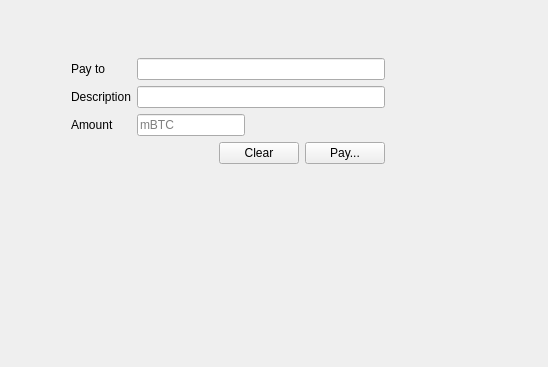
<?xml version="1.0" encoding="UTF-8"?>
<ui version="4.0">
 <class>SendTab</class>
 <widget class="QWidget" name="SendTab">
  <property name="geometry">
   <rect>
    <x>0</x>
    <y>0</y>
    <width>548</width>
    <height>367</height>
   </rect>
  </property>
  <property name="windowTitle">
   <string>Form</string>
  </property>
  <widget class="QWidget" name="layoutWidget">
   <property name="geometry">
    <rect>
     <x>63</x>
     <y>50</y>
     <width>330</width>
     <height>152</height>
    </rect>
   </property>
   <layout class="QVBoxLayout" name="mainLayout">
    <property name="leftMargin">
     <number>8</number>
    </property>
    <property name="topMargin">
     <number>8</number>
    </property>
    <property name="rightMargin">
     <number>8</number>
    </property>
    <property name="bottomMargin">
     <number>8</number>
    </property>
    <item>
     <layout class="QFormLayout" name="formLayout">
      <item row="0" column="0">
       <widget class="QLabel" name="payToLabel">
        <property name="text">
         <string>Pay to</string>
        </property>
       </widget>
      </item>
      <item row="0" column="1">
       <widget class="QLineEdit" name="payTo"/>
      </item>
      <item row="1" column="0">
       <widget class="QLabel" name="descriptionLabel">
        <property name="text">
         <string>Description</string>
        </property>
       </widget>
      </item>
      <item row="1" column="1">
       <widget class="QLineEdit" name="description"/>
      </item>
      <item row="2" column="0">
       <widget class="QLabel" name="amoutLabel">
        <property name="text">
         <string>Amount</string>
        </property>
       </widget>
      </item>
      <item row="2" column="1">
       <layout class="QHBoxLayout" name="horizontalLayout">
        <item>
         <widget class="QLineEdit" name="amount">
          <property name="text">
           <string/>
          </property>
          <property name="placeholderText">
           <string>mBTC</string>
          </property>
         </widget>
        </item>
        <item>
         <spacer name="horizontalSpacer_2">
          <property name="orientation">
           <enum>Qt::Orientation::Horizontal</enum>
          </property>
          <property name="sizeHint" stdset="0">
           <size>
            <width>40</width>
            <height>20</height>
           </size>
          </property>
         </spacer>
        </item>
        <item>
         <spacer name="horizontalSpacer">
          <property name="orientation">
           <enum>Qt::Orientation::Horizontal</enum>
          </property>
          <property name="sizeHint" stdset="0">
           <size>
            <width>40</width>
            <height>20</height>
           </size>
          </property>
         </spacer>
        </item>
        <item>
         <spacer name="horizontalSpacer_3">
          <property name="orientation">
           <enum>Qt::Orientation::Horizontal</enum>
          </property>
          <property name="sizeHint" stdset="0">
           <size>
            <width>40</width>
            <height>20</height>
           </size>
          </property>
         </spacer>
        </item>
       </layout>
      </item>
     </layout>
    </item>
    <item>
     <layout class="QHBoxLayout" name="horizontalLayout_3">
      <item>
       <spacer name="horizontalSpacer_4">
        <property name="orientation">
         <enum>Qt::Orientation::Horizontal</enum>
        </property>
        <property name="sizeHint" stdset="0">
         <size>
          <width>40</width>
          <height>20</height>
         </size>
        </property>
       </spacer>
      </item>
      <item>
       <layout class="QHBoxLayout" name="horizontalLayout_2">
        <item>
         <widget class="QPushButton" name="clear">
          <property name="text">
           <string>Clear</string>
          </property>
         </widget>
        </item>
        <item>
         <widget class="QPushButton" name="pay">
          <property name="enabled">
           <bool>true</bool>
          </property>
          <property name="text">
           <string>Pay...</string>
          </property>
         </widget>
        </item>
       </layout>
      </item>
     </layout>
    </item>
    <item>
     <spacer name="verticalSpacer">
      <property name="orientation">
       <enum>Qt::Orientation::Vertical</enum>
      </property>
      <property name="sizeHint" stdset="0">
       <size>
        <width>17</width>
        <height>23</height>
       </size>
      </property>
     </spacer>
    </item>
   </layout>
  </widget>
 </widget>
 <resources/>
 <connections/>
</ui>
